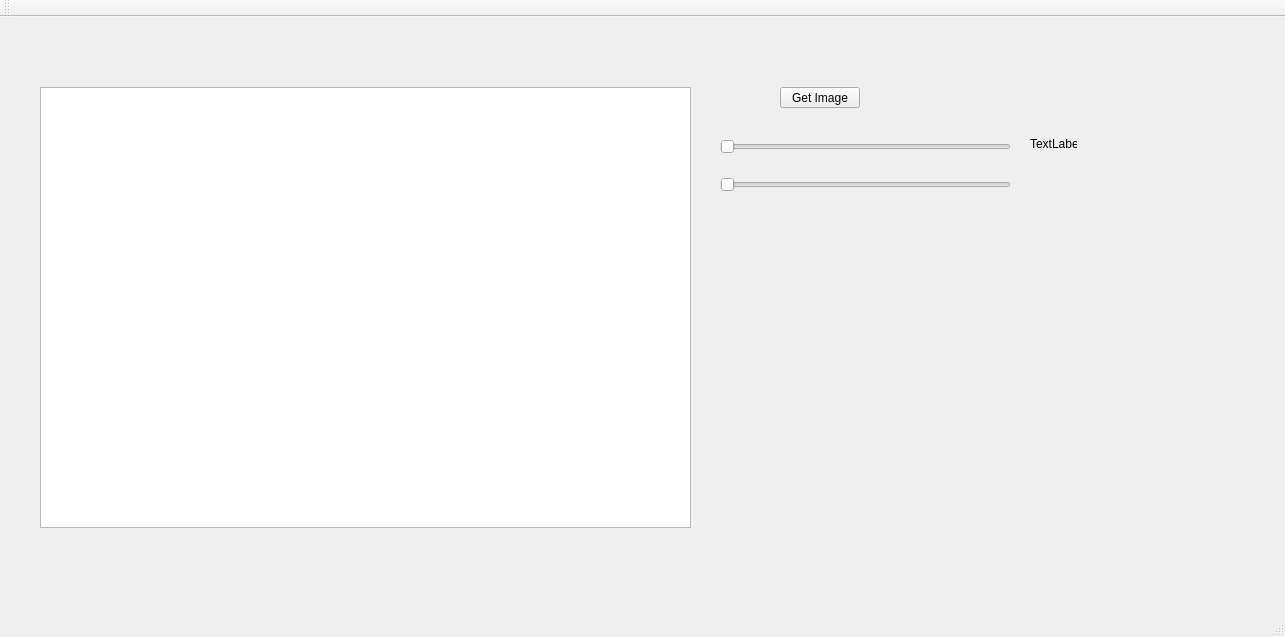
<?xml version="1.0" encoding="UTF-8"?>
<ui version="4.0">
 <class>MainWindow</class>
 <widget class="QMainWindow" name="MainWindow">
  <property name="geometry">
   <rect>
    <x>0</x>
    <y>0</y>
    <width>1285</width>
    <height>637</height>
   </rect>
  </property>
  <property name="windowTitle">
   <string>MainWindow</string>
  </property>
  <widget class="QWidget" name="centralWidget">
   <widget class="QPushButton" name="pushButton">
    <property name="geometry">
     <rect>
      <x>780</x>
      <y>70</y>
      <width>80</width>
      <height>21</height>
     </rect>
    </property>
    <property name="text">
     <string>Get Image</string>
    </property>
   </widget>
   <widget class="QGraphicsView" name="graphicsView">
    <property name="geometry">
     <rect>
      <x>40</x>
      <y>70</y>
      <width>651</width>
      <height>441</height>
     </rect>
    </property>
   </widget>
   <widget class="QSlider" name="horizontalSlider">
    <property name="geometry">
     <rect>
      <x>720</x>
      <y>120</y>
      <width>291</width>
      <height>20</height>
     </rect>
    </property>
    <property name="orientation">
     <enum>Qt::Horizontal</enum>
    </property>
   </widget>
   <widget class="QLabel" name="label">
    <property name="geometry">
     <rect>
      <x>1030</x>
      <y>120</y>
      <width>47</width>
      <height>13</height>
     </rect>
    </property>
    <property name="text">
     <string>TextLabel</string>
    </property>
   </widget>
   <widget class="QSlider" name="horizontalSlider_2">
    <property name="geometry">
     <rect>
      <x>720</x>
      <y>160</y>
      <width>291</width>
      <height>16</height>
     </rect>
    </property>
    <property name="orientation">
     <enum>Qt::Horizontal</enum>
    </property>
   </widget>
  </widget>
  <widget class="QMenuBar" name="menuBar">
   <property name="geometry">
    <rect>
     <x>0</x>
     <y>0</y>
     <width>1285</width>
     <height>20</height>
    </rect>
   </property>
  </widget>
  <widget class="QToolBar" name="mainToolBar">
   <attribute name="toolBarArea">
    <enum>TopToolBarArea</enum>
   </attribute>
   <attribute name="toolBarBreak">
    <bool>false</bool>
   </attribute>
  </widget>
  <widget class="QStatusBar" name="statusBar"/>
 </widget>
 <layoutdefault spacing="6" margin="11"/>
 <resources/>
 <connections/>
</ui>
